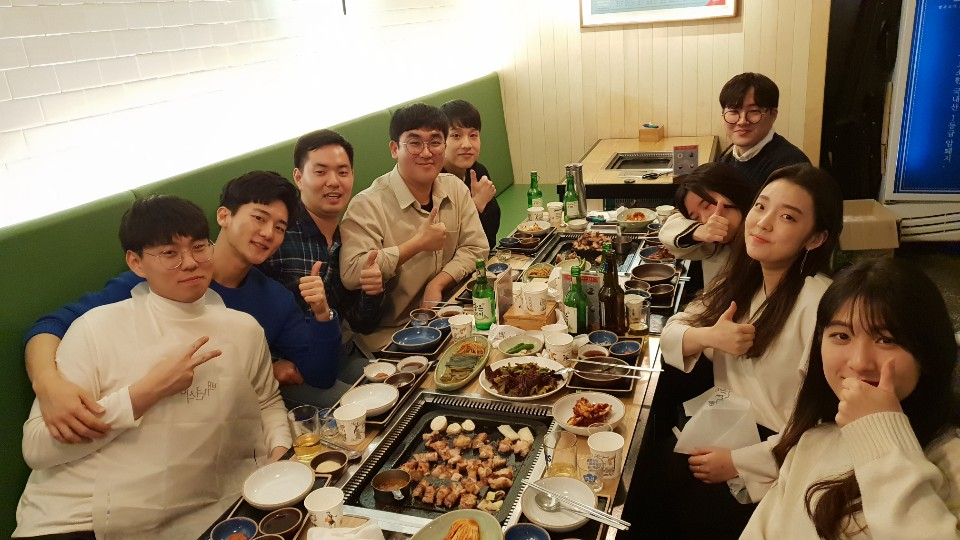
#> input picture face_detection.jpeg, 960 x 540 px
$ python helloOpenCV.py face_detection.jpeg   (older library calls are emulated)
#> lines starting #> are read from the running program, lines starting #| are printed output that depends on the picture; after the words box and inside, x2 and y2 are one past the last pixel; in counts of white or black regions, pixels touching at a corner belong together
import cv2
import sys

# 사진과 얼굴의 어떤 부분을 인식할까요?
imagePath = sys.argv[1]
cascPath = "haarcascade_frontalface_default.xml"

# haar cascade를 결정합니다
faceCascade = cv2.CascadeClassifier(cascPath)

# 이미지를 읽어와 흑백사진으로 전환합니다
image = cv2.imread(imagePath)
#> image is the input picture: shape (540, 960, 3); mean B, G, R 98.4, 122.5, 139.8
gray = cv2.cvtColor(image, cv2.COLOR_BGR2GRAY)
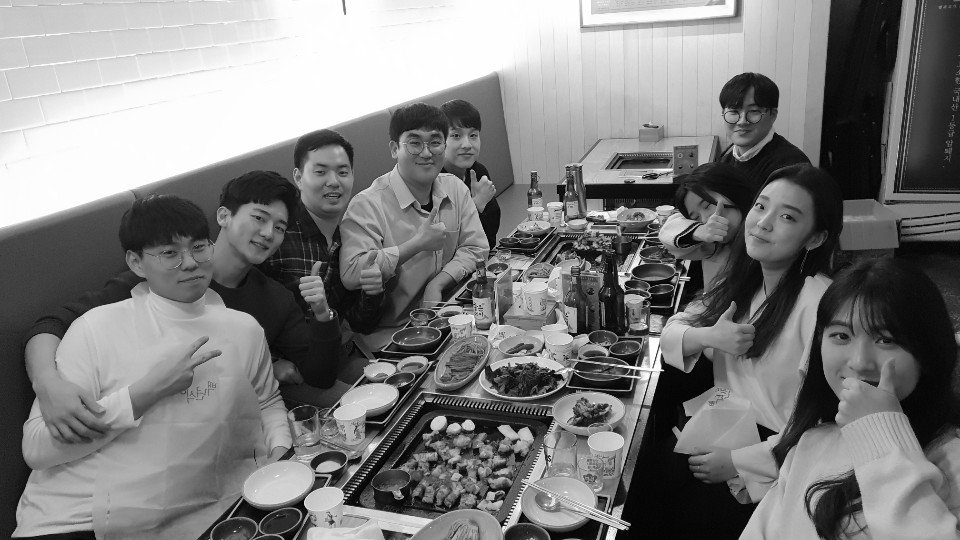
#> gray: shape (540, 960); min 0, max 255, mean 125

# 흑백사진 상태에서 얼굴을 탐지합니다
faces = faceCascade.detectMultiScale(
    gray,
    scaleFactor=1.1,
    minNeighbors=10,
    minSize=(30, 30)
    # flags = cv2.cv.CV_HAAR_SCALE_IMAGE
)
#> faces = [[440, 117, 51, 51], [713, 86, 61, 61], [394, 118, 60, 60], [300, 147, 61, 61], [810, 297, 104, 104]]

# 몇개의 얼굴을 찾았는지 말합니다
# 얼굴이 없는 사람들이 종종 있어요
print("Found {0} faces!".format(len(faces)))
#| Found 5 faces!

# 얼굴에 초록색 사각형 그려주기 -> RGB (0, 255, 0)
# 빨강은 (255,0,0), 파랑은 (0,0,255)
for (x, y, w, h) in faces:
    cv2.rectangle(image, (x, y), (x+w, y+h), (0, 255, 0), 2)
#> this loop made 5 passes
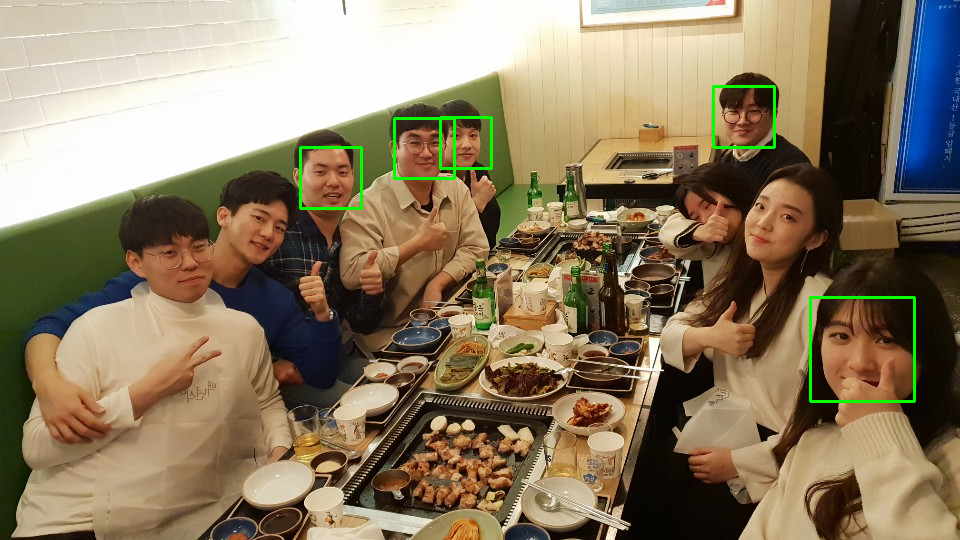
#> image: shape (540, 960, 3); 0.77% of pixels changed, all inside (x1, y1, x2, y2) = (299, 85, 916, 403)
    # 원으로 그린다면?
    # cv2.circle(image,(x+int(w/2),y+int(h/2)), w, (0,0,255), 2)

# 얼굴에 사각형을 친 사진을 출력합니다
cv2.imwrite("Faces.png", image)
# cv2.imwrite("Faces_circle.png", image)
cv2.waitKey(0)
